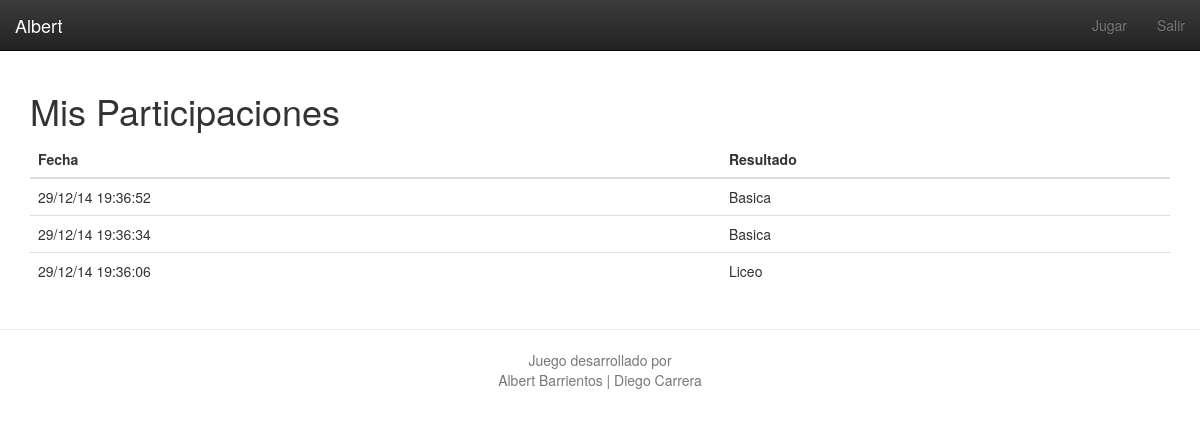
/perfil (signed in), run on the app's committed database.
### tables this page shows
CREATE TABLE `participacion` (
						`fecha`	DATETIME,
						`usuario_email`	TEXT,
						`etapa_nombre_etapa`	TEXT,
						FOREIGN KEY(`usuario_email`) REFERENCES 'usuario'('email'),
						FOREIGN KEY(`etapa_nombre_etapa`) REFERENCES 'etapa'('nombre_etapa')
					);

### app.py (the view)
@app.route('/perfil' )
def form():
    if 'email' not in session: return redirect('')
    email = session['email']
    c = getCursor(getConexion());
    participacion = c.execute('select * from participacion WHERE usuario_email=? order by fecha DESC',[email])
    return render_template('perfil.html',participacion=participacion,usuario = session['nombre'])

### app.py (called while the page is built)
def getConexion():
    conn = sqlite3.connect('proyecto.db')
    return conn

def getCursor(conn):
    c = conn.cursor()
    return c;

### templates/perfil.html
{% extends "base.html" %}
	{% block head %}
	{{ super() }}
	{% endblock head %}
	{% block content %}
		<div>
			<h1>Mis Participaciones</h1>
			<table class="table">
				<thead>
					<tr>
						<th>Fecha</th>
						<th>Resultado</th>
					</tr>
				</thead>
				<tbody>
					{% for usuario in participacion %}
				  		<tr>
						<td>{{ usuario[0] }}</td>
						<td>{{ usuario[2] }}</td>
					</tr>
					{% endfor %}
				</tbody>
			</table>
	    </div>
	{% endblock content %}

### data on the page
participacion: fecha "29/12/14 19:36:52", etapa_nombre_etapa "Basica"
participacion: fecha "29/12/14 19:36:34", etapa_nombre_etapa "Basica"
participacion: fecha "29/12/14 19:36:06", etapa_nombre_etapa "Liceo"

### other printed values
{{ usuario }} "Albert"
